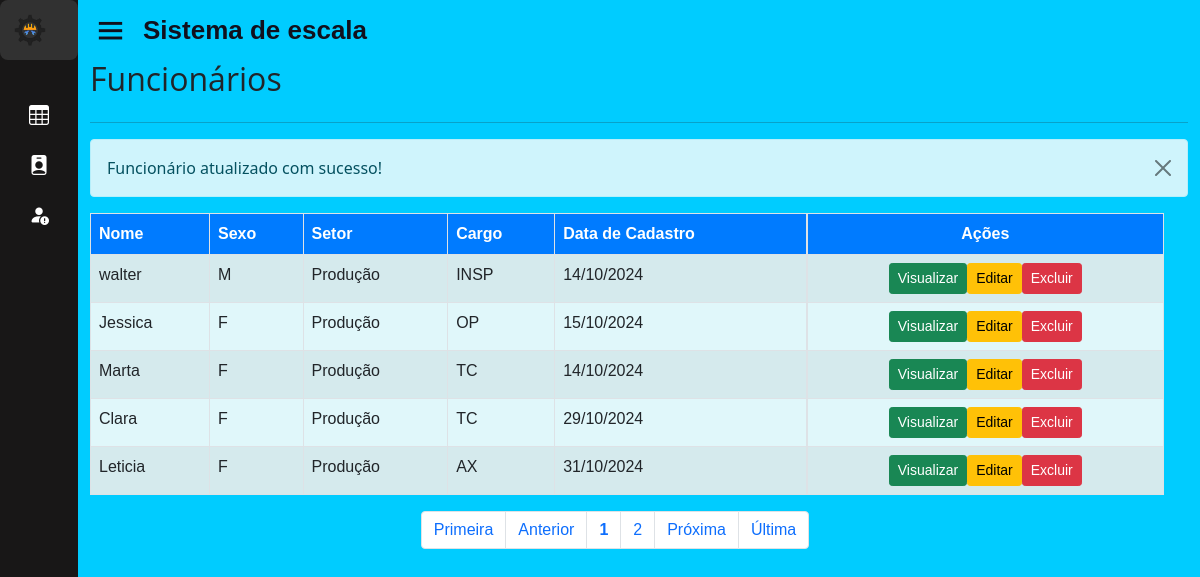
The app's page /home.php?page=lista_func&msg=2 (signed in), older data.
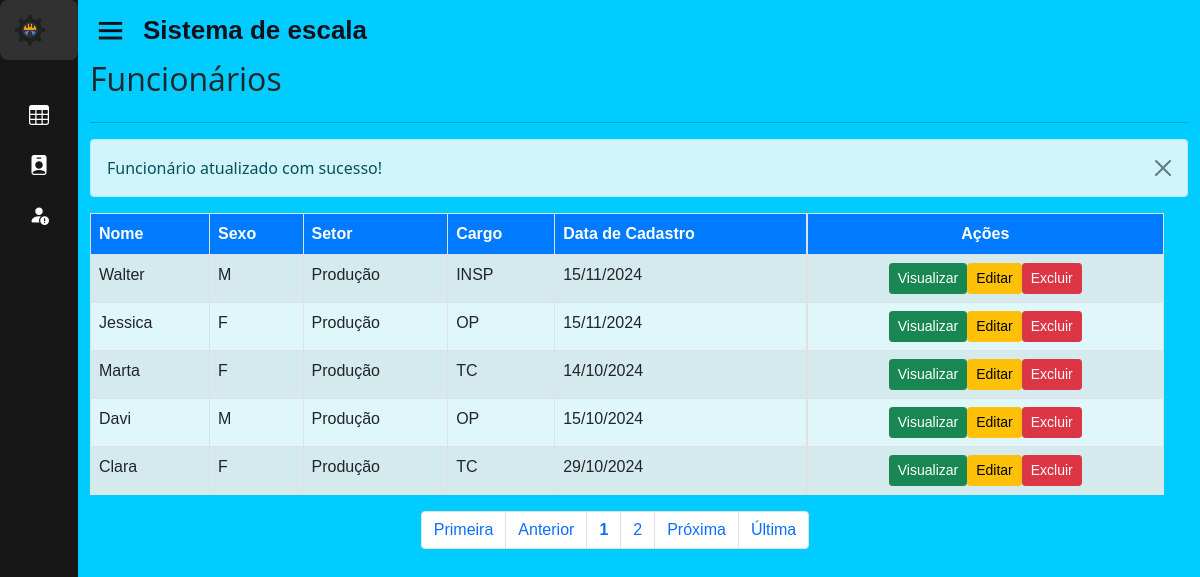
The same page, newer data.
### tables this page shows
CREATE TABLE IF NOT EXISTS `funcionario` (
  `id_func` int(11) NOT NULL AUTO_INCREMENT,
  `nome_func` varchar(50) NOT NULL,
  `cargo_func` varchar(50) DEFAULT NULL,
  `turno` varchar(50) DEFAULT NULL,
  `telefone_func` varchar(50) NOT NULL,
  `sexo_func` varchar(50) NOT NULL,
  `email_func` varchar(50) NOT NULL,
  `id_st` int(11) DEFAULT NULL,
  PRIMARY KEY (`id_func`) USING BTREE,
  KEY `FK_funcionario_setor` (`id_st`),
  CONSTRAINT `FK_funcionario_setor` FOREIGN KEY (`id_st`) REFERENCES `setor` (`id_st`) ON DELETE CASCADE ON UPDATE CASCADE
);

CREATE TABLE IF NOT EXISTS `setor` (
  `id_st` int(11) NOT NULL AUTO_INCREMENT,
  `nome_st` varchar(50) DEFAULT NULL,
  PRIMARY KEY (`id_st`)
);

CREATE TABLE IF NOT EXISTS `usuarios` (
  `id` int(11) unsigned NOT NULL AUTO_INCREMENT,
  `nome` varchar(50) NOT NULL,
  `usuario` varchar(25) NOT NULL,
  `senha` varchar(40) NOT NULL,
  `email` varchar(100) NOT NULL,
  `nivel` int(1) unsigned NOT NULL DEFAULT 1,
  `ativo` tinyint(1) NOT NULL DEFAULT 1,
  `dt_cadastro` datetime NOT NULL,
  `id_func` int(11) DEFAULT NULL,
  PRIMARY KEY (`id`),
  UNIQUE KEY `usuario` (`usuario`),
  KEY `nivel` (`nivel`),
  KEY `FK_usuarios_funcionario` (`id_func`),
  CONSTRAINT `FK_usuarios_funcionario` FOREIGN KEY (`id_func`) REFERENCES `funcionario` (`id_func`) ON DELETE CASCADE ON UPDATE CASCADE
);

### sis/funcionario/lista_func.php (the view)
<div id="main" class="container-fluid">
	<div id="top" class="row">
		<div class="col-md-11">
			<h2>Funcionários</h2>
		</div>
	</div>
	<hr/>
	<div> <?php include "mensagens.php"; ?> </div>
	<div id="list" class="row">
        <div class="table-responsive col-md-12">
        <?php
            $quantidade = 5;
            $pagina = (isset($_GET['pagina'])) ? (int)$_GET['pagina'] : 1;
            $inicio = ($quantidade * $pagina) - $quantidade;
            $data = mysqli_query($con, "select funcionario.*, endereco.*, setor.*, usuarios.dt_cadastro from funcionario, endereco, setor, usuarios where funcionario.id_func = endereco.id_func and funcionario.id_func = usuarios.id_func limit $inicio, $quantidade;");
            echo "<table class='table table-striped table-bordered' style='background-color: #e0f7fa;' cellspacing='0' cellpadding='0'>";
            echo "<thead style='background-color: #007bff; color: white;'>";
            echo "<tr>";
            echo "<td><strong>Nome</strong></td>";
            echo "<td><strong>Sexo</strong></td>";
            echo "<td><strong>Setor</strong></td>";
            echo "<td><strong>Cargo</strong></td>";
			echo "<td><strong>Data de Cadastro</strong></td>";
            echo "<td class='actions d-flex justify-content-center'><strong>Ações</strong></td>";
            echo "</tr></thead><tbody>";
            while ($info = mysqli_fetch_array($data)) {
                echo "<tr>";
                echo "<td>".$info['nome_func']."</td>";
                echo "<td>".$info['sexo_func']."</td>";
                echo "<td>".$info['nome_st']."</td>";
                echo "<td>".$info['cargo_func']."</td>";
				echo "<td>".($info['dt_cadastro'] ? date("d/m/Y", strtotime($info['dt_cadastro'])) : 'N/A')."</td>";
                echo "<td class='actions btn-group-sm d-flex justify-content-center'>";
                echo "<a class='btn btn-success btn-xs' href='?page=view_func&id_func=".$info['id_func']."'> Visualizar </a>";
                echo "<a class='btn btn-warning btn-xs' href='?page=fedita_func&id_func=".$info['id_func']."'> Editar </a>";
                echo "<a href='?page=excluir_func&id_func=".$info['id_func']."' class='btn btn-danger btn-xs'> Excluir </a>";
                echo "</td>";
                echo "</tr>";
            }
            echo "</tbody></table>";
        ?>
    </div>
		<div id="bottom" class="row">
			<div class="col-md-12 d-flex justify-content-center">
				<?php
					$sqlTotal 		= "select id_func from funcionario;";
					$qrTotal  		= mysqli_query($con, $sqlTotal);
					$numTotal 		= mysqli_num_rows($qrTotal);
					$totalpagina = (ceil($numTotal/$quantidade)<=0) ? 1 : ceil($numTotal/$quantidade);
					$exibir = 3;
					$anterior = (($pagina-1) <= 0) ? 1 : $pagina - 1;
					$posterior = (($pagina+1) >= $totalpagina) ? $totalpagina : $pagina+1;
					echo "<ul class='pagination'>";
					echo "<li class='page-item'><a class='page-link' href='?page=lista_func&pagina=1'> Primeira</a></li> ";
					echo "<li class='page-item'><a class='page-link' href=\"?page=lista_func&pagina=$anterior\"> Anterior</a></li> ";
					echo "<li class='page-item'><a class='page-link' href='?page=lista_func&pagina=".$pagina."'><strong>".$pagina."</strong></a></li> ";
					for($i = $pagina+1; $i < $pagina+$exibir; $i++){
						if($i <= $totalpagina)
						echo "<li class='page-item'><a class='page-link' href='?page=lista_func&pagina=".$i."'> ".$i." </a></li> ";
					}
					echo "<li class='page-item'><a class='page-link' href=\"?page=lista_func&pagina=$posterior\"> Pr&oacute;xima</a></li> ";
					echo "<li class='page-item'><a class='page-link' href=\"?page=lista_func&pagina=$totalpagina\"> &Uacute;ltima</a></li></ul>";
				?>
			</div>
		</div>
</div>
</div>

Row changes from the older to the newer data that the page shows:
no longer on this page (row unchanged): funcionario: nome_func "Leticia", sexo_func "F", setor.nome_st "Produção", cargo_func "AX", usuarios.dt_cadastro "31/10/2024"
changed funcionario "INSP": nome_func "walter" → "Walter"; usuarios.dt_cadastro "14/10/2024" → "15/11/2024"
changed through a linked row, funcionario "Jessica": usuarios.dt_cadastro "15/10/2024" → "15/11/2024"
added funcionario: nome_func "Davi", sexo_func "M", setor.nome_st "Produção", cargo_func "OP", usuarios.dt_cadastro "15/10/2024"
